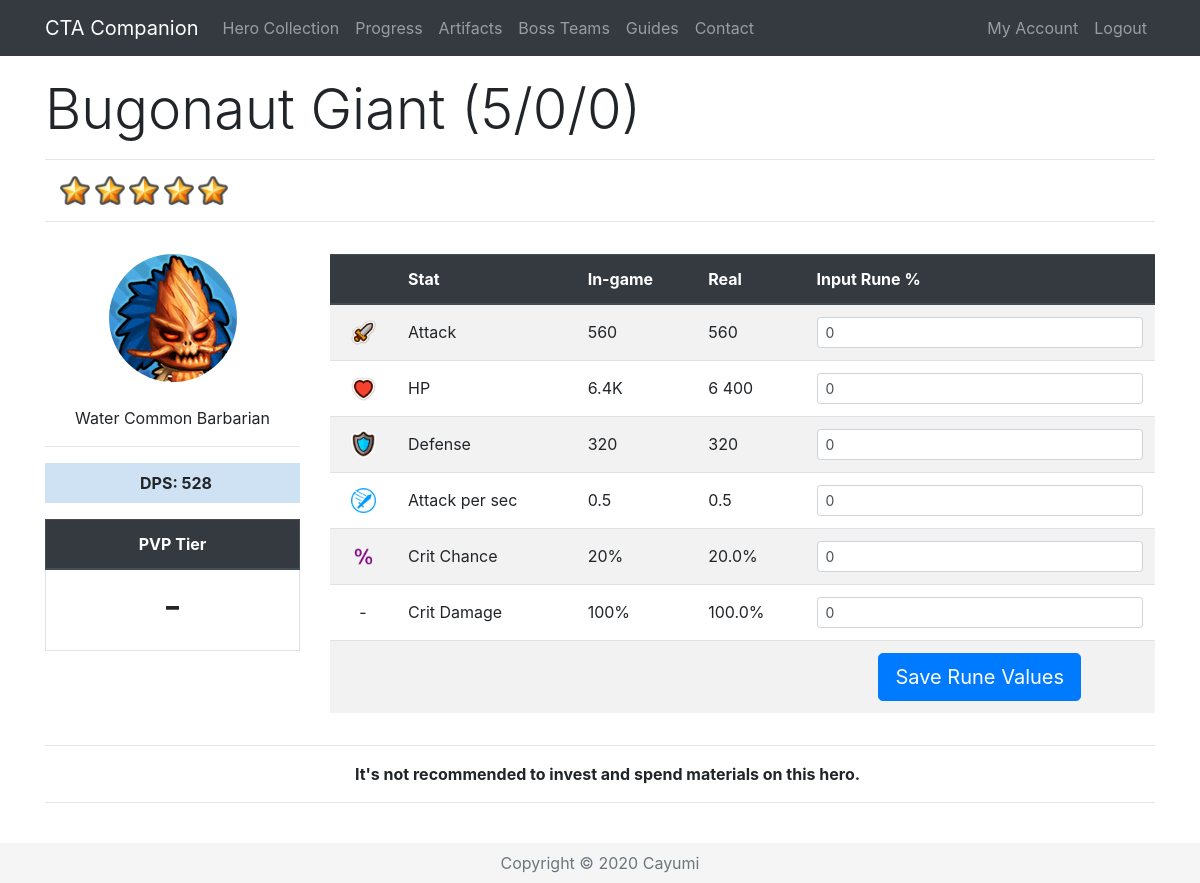
Page /Hero/606 (signed in) on the committed database.
### app/models.py (models this page shows, shortened)
class Base(db.Model):
    id = db.Column(db.Integer, primary_key=True)
    name = db.Column(db.String(32), index=True, unique=True)
    nameSafe = db.Column(db.String(32), index=True, unique=True)
    job = db.Column(db.String(16), index=True)
    rarity = db.Column(db.String(16), index=True)
    element = db.Column(db.String(16), index=True)
    gender = db.Column(db.String(16), index=True)
    crusher = db.Column(db.Integer, index=True)
    fly = db.Column(db.Integer, index=True)
    blitz = db.Column(db.Integer, index=True)
    atk = db.Column(db.Integer, index=True)
    hp = db.Column(db.Integer, index=True)
    defense = db.Column(db.Integer, index=True)
    crit = db.Column(db.Integer, index=True)
    critDmg = db.Column(db.Integer, index=True)
    movespeed = db.Column(db.Integer, index=True)
    aps = db.Column(db.Integer, index=True)
    arange = db.Column(db.Integer, index=True)
    resistance = db.Column(db.Integer, index=True)
    frenzy = db.Column(db.Integer, index=True)
    dodge = db.Column(db.Integer, index=True)
    stun = db.Column(db.Integer, index=True)
    stunTime = db.Column(db.Integer, index=True)
    aoe = db.Column(db.Integer, index=True)
    ult = db.Column(db.Integer, index=True)
    kshp = db.Column(db.Integer, index=True)
    gold = db.Column(db.Integer, index=True)
    freeze = db.Column(db.Integer, index=True)
    freezeTime = db.Column(db.Integer, index=True)
    freezeDmg = db.Column(db.Integer, index=True)
    burn = db.Column(db.Integer, index=True)
    burnTime = db.Column(db.Integer, index=True)
    burnDmg = db.Column(db.Integer, index=True)
    poison = db.Column(db.Integer, index=True)
    poisonTime = db.Column(db.Integer, index=True)
    poisonDmg = db.Column(db.Integer, index=True)
    sp2 = db.Column(db.Integer, index=True)
    sp2num = db.Column(db.Integer, index=True)
    buffElement = db.Column(db.String(16), index=True)
    buffType = db.Column(db.Integer, index=True)
    buffStat = db.Column(db.String(16), index=True)
    buff = db.Column(db.Integer, index=True)
    heroes = db.relationship('Hero', backref='baseStats', lazy='dynamic')

class Hero(db.Model):
    id = db.Column(db.Integer, primary_key=True)
    level = db.Column(db.Integer, index=True)
    awaken = db.Column(db.Integer, index=True)
    wpn = db.Column(db.Integer, index=True)
    medals = db.Column(db.Integer, index=True)
    runedAtk = db.Column(db.Integer, index=True)
    runedHp = db.Column(db.Integer, index=True)
    runedDef = db.Column(db.Integer, index=True)
    runedAps = db.Column(db.Integer, index=True)
    runedCrit = db.Column(db.Integer, index=True)
    runedCritDmg = db.Column(db.Integer, index=True)
    user_id = db.Column(db.Integer, db.ForeignKey('user.id'))
    base_id = db.Column(db.Integer, db.ForeignKey('base.id'))
    def displayStat(self, stat):
        if stat < 1000:
            return str(int(round(stat, 0)))
        elif stat > 1000000:
            return str(round(stat/1000000, 2))+"M"
        else:
            return str(round(stat/1000, 2))+"K"
    def displayOther(self, x):
        return '{:,}'.format(x).replace(',', ' ')
    def atk(self):
        runedAttack = self.runedAtk
        base = self.baseStats.atk
        level = self.level
        awaken = self.awaken
        atk = int(base * (2 ** (level - 1)) * (1.5 ** awaken))
        runedAtk = atk + (atk * (runedAttack / 100))
        return int(runedAtk)
    def raidAtk(self, art, buff):
        runedAttack = self.runedAtk
        base = self.baseStats.atk
        level = self.level
        awaken = self.awaken
        atk = base * (2 ** (level - 1)) * (1.5 ** awaken)
        runedAtk = (atk + (atk * ((runedAttack+art) / 100))) * self.baseStats.crusher + atk * buff / 100
        return runedAtk
    def hp(self):
        runedHP = self.runedHp
        base = self.baseStats.hp
        level = self.level
        awaken = self.awaken
        hp = int(base * (2 ** (level - 1)) * (1.5 ** awaken))
        runedHP = hp + (hp * (runedHP / 100))
        return int(runedHP)
    def defense(self):
        runedDef = self.runedDef
        base = self.baseStats.defense
        level = self.level
        awaken = self.awaken
        defense = int(base * (2 ** (level - 1)) * (1.5 ** awaken))
        runedDef = defense + (defense * (runedDef / 100))
        return int(runedDef)
    def aps(self):
        runedAps = self.runedAps
        base = self.baseStats.aps
        runedAps = base + (base * (runedAps / 100))
        return runedAps
    def crit(self):
        runedCrit = self.runedCrit
        base = self.baseStats.crit
        return (base + runedCrit)/100
    def critDmg(self):
        runedDmg = self.runedCritDmg
        base = self.baseStats.critDmg
        return (base + runedDmg)/100
    def dpsSP2(self):
        sp2 = self.baseStats.sp2
        sp2num = self.baseStats.sp2num
        atk = self.atk()
        aps = self.aps()
        crit = self.crit()
        critDmg = self.critDmg()
        dps = ((atk * aps * (1-crit)) + (atk * aps * crit * (1+critDmg))) * (6 + sp2 * sp2num)/7
        dps = int(round(dps))
        return '{:,}'.format(dps).replace(',', ' ')

### app/routes.py (the view, shortened to what this page needs)
@app.route('/Hero/<heroid>', methods=["GET", "POST"])
@login_required
def hero(heroid):
    user = User.query.join(Hero).filter(Hero.id == heroid)
    selectedHero = Hero.query.get(heroid)
    if request.method == "GET":
        return render_template('hero.html', selectedHero=selectedHero, title=selectedHero.baseStats.name, user=user,
                               heroDict=heroDict)

### app/templates/hero.html (shortened to what this page needs)
{% extends "base.html" %}
{% block content %}
{% if user[0] == current_user %}
{% set current = selectedHero.baseStats.nameSafe %}
 <div class="row pt-3">
    <div class="col-lg-12">
      <h1 class="display-4">{{ selectedHero.baseStats.name }} ({{ selectedHero.level }}/{{ selectedHero.awaken }}/{{ selectedHero.wpn }}) </h1>
      <hr>
        {% if selectedHero.level > 0 %}
      <p class="instructions">
          {%for i in range(selectedHero.level - selectedHero.awaken) %}
          <img src="{{ url_for('static', filename='star.png') }}" width="30" alt="Star">
          {% endfor %}
      </p>
        {% else %}
        <p class="instruction">You have not unlocked this hero.</p>
        {% endif %}
      <hr>
    </div>
 </div>
  <div class="row align-middle">
    <div class="col-lg-3 text-center align-middle pt-3">
        <img class="img-fluid rounded-circle" src="/static/{{selectedHero.baseStats.nameSafe}}.png" alt="{{selectedHero.baseStats.name}}"><br><br>
        {{ selectedHero.baseStats.element }} {{ selectedHero.baseStats.rarity }} {{ selectedHero.baseStats.job }}<hr>
        {% if selectedHero.level > 0 %}
        <p class="instructions {{selectedHero.baseStats.element}}{{selectedHero.baseStats.rarity}}"><b>DPS: {{ selectedHero.dpsSP2() }}</b></p>
        {% else %}
        <p class="instructions {{selectedHero.baseStats.element}}{{selectedHero.baseStats.rarity}}">Hero not collected</p>
        {% endif %}
        <table class="table table-bordered">
        <thead class="thead-dark">
        <tr>
            <th colspan="2">PVP Tier</th>
        </tr>
        </thead>
        <tr>
            <td><h1>
                {% if heroDict[current] %}
                {{ heroDict[current][4] }}
                {% else %}
                -
                {% endif %}
            </h1>
            </td>
        </tr>
    </table>
      </div>
      <div class="col lg-9 pt-3">
<form action="/Hero/{{ selectedHero.id }}" method="post" novalidate>
 <table class="table table-striped">
     <thead class="thead-dark">
          <tr>
              <th>&nbsp;</th>
              <th>Stat</th>
              <th>{% if selectedHero.level > 0 %}In-game{% else %}Base stat{% endif %}</th>
              <th>Real</th>
              <th>Input Rune %</th>
          </tr>
          </thead>
              <tr class="text-left">
                  <td class="align-middle text-center"><img src="{{ url_for('static', filename='atk.png') }}" width="25" alt="Attack"></td>
                  <td class="align-middle">Attack</td>
                  {% if selectedHero.level > 0 %}
                  <td class="align-middle">{{ selectedHero.displayStat(selectedHero.atk()) }}</td>
                  <td class="align-middle">{{ selectedHero.displayOther(selectedHero.atk()) }}</td>
                  <td><input type="text" maxlength="10" class="form-control form-control-sm" id="{{ selectedHero.id }}runedAtk" value="{{ selectedHero.runedAtk }}" name="{{ selectedHero.id }}runedAtk"></td>
                  {% else %}
                  <td class="align-middle">{{ selectedHero.baseStats.atk }}</td>
                  <td class="align-middle">-</td>
                  <td><input type="text" maxlength="10" class="form-control form-control-sm" disabled></td>
                  {% endif %}
              </tr>
              <tr class="text-left">
                  <td class="align-middle text-center"><img src="{{ url_for('static', filename='hp.png') }}" width="25" alt="HP"></td>
                  <td class="align-middle">HP</td>
                  {% if selectedHero.level > 0 %}
                  <td class="align-middle">{{ selectedHero.displayStat(selectedHero.hp()) }}</td>
                  <td class="align-middle">{{ selectedHero.displayOther(selectedHero.hp()) }}</td>
                  <td><input type="text" maxlength="10" class="form-control form-control-sm" id="{{ selectedHero.id }}runedHp" value="{{ selectedHero.runedHp }}" name="{{ selectedHero.id }}runedHp" onkeypress="return isNumber9(event)"></td>
                  {% else %}
                  <td class="align-middle">{{ selectedHero.baseStats.hp }}</td>
                  <td class="align-middle">-</td>
                  <td><input type="text" maxlength="10" class="form-control form-control-sm" disabled></td>
                  {% endif %}
              </tr>
              <tr class="text-left">
                  <td class="align-middle text-center"><img src="{{ url_for('static', filename='def.png') }}" width="25" alt="Defense"></td>
                  <td class="align-middle">Defense</td>
                  {% if selectedHero.level > 0 %}
                  <td class="align-middle">{{ selectedHero.displayStat(selectedHero.defense()) }}</td>
                  <td class="align-middle">{{ selectedHero.defense() }}</td>
                  <td><input type="text" maxlength="10" class="form-control form-control-sm" id="{{ selectedHero.id }}runedDef" value="{{ selectedHero.runedDef }}" name="{{ selectedHero.id }}runedDef" onkeypress="return isNumber9(event)"></td>
                  {% else %}
                  <td class="align-middle">{{ selectedHero.baseStats.defense }}</td>
                  <td class="align-middle">-</td>
                  <td><input type="text" maxlength="10" class="form-control form-control-sm" disabled></td>
                  {% endif %}
              </tr>
              <tr class="text-left">
                  <td class="align-middle text-center"><img src="{{ url_for('static', filename='aps.png') }}" width="25" alt="APS"></td>
                  <td class="align-middle">Attack per sec</td>
                  {% if selectedHero.level > 0 %}
                  <td class="align-middle">{{ selectedHero.aps()|round(2, 'common' ) }}</td>
                  <td class="align-middle">{{ selectedHero.aps() }}</td>
                  <td><input type="text" maxlength="10" class="form-control form-control-sm" id="{{ selectedHero.id }}runedAps" value="{{ selectedHero.runedAps }}" name="{{ selectedHero.id }}runedAps" onkeypress="return isNumber9(event)"></td>
                  {% else %}
                  <td class="align-middle">{{ selectedHero.baseStats.aps }}</td>
                  <td class="align-middle">-</td>
                  <td><input type="text" maxlength="10" class="form-control form-control-sm" disabled></td>
                  {% endif %}
              </tr>
                <tr class="text-left">
                  <td class="align-middle text-center"><img src="{{ url_for('static', filename='crit.png') }}" width="25" alt="Crit Chance"></td>
                  <td class="align-middle">Crit Chance</td>
                  {% if selectedHero.level > 0 %}
                  <td class="align-middle">{{ (selectedHero.crit()*100)|round|int }}%</td>
                  <td class="align-middle">{{ selectedHero.crit()*100 }}% </td>
                  <td><input type="text" maxlength="10" class="form-control form-control-sm" id="{{ selectedHero.id }}runedCrit" value="{{ selectedHero.runedCrit }}" name="{{ selectedHero.id }}runedCrit" onkeypress="return isNumber9(event)"></td>
                  {% else %}
                  <td class="align-middle">{{ selectedHero.baseStats.crit }}%</td>
                  <td class="align-middle">-</td>
                  <td><input type="text" maxlength="10" class="form-control form-control-sm" disabled></td>
                  {% endif %}
                </tr>
              <tr class="text-left">
                  <td class="align-middle text-center">-</td>
                  <td class="align-middle">Crit Damage</td>
                  {% if selectedHero.level > 0 %}
                  <td class="align-middle">{{ ((selectedHero.critDmg())*100)|round|int }}%</td>
                  <td class="align-middle">{{ (selectedHero.critDmg()*100)|round(2, 'common') }}%</td>
                  <td><input type="text" maxlength="10" class="form-control form-control-sm" id="{{ selectedHero.id }}runedCritDmg" value="{{ selectedHero.runedCritDmg }}" name="{{ selectedHero.id }}runedCritDmg" onkeypress="return isNumber9(event)"></td>
                  {% else %}
                  <td class="align-middle">{{ selectedHero.baseStats.critDmg }}%</td>
                  <td class="align-middle">-</td>
                  <td><input type="text" maxlength="10" class="form-control form-control-sm" disabled></td>
                  {% endif %}
              </tr>
     <tr class="text-center">
                  <td>&nbsp;</td>
                  <td>&nbsp;</td>
                  <td>&nbsp;</td>
                  <td>&nbsp;</td>
                  {% if selectedHero.level > 0 %}
                  <td><button class="btn btn-primary btn-lg" type="submit">Save Rune Values</button></td>
                  {% else %}
                  <td><button class="btn btn-primary btn-lg" type="submit" disabled>Save Rune Values</button></td>
                  {% endif %}
              </tr>
          </table>
</form>
    </div>
      </div>
{% if heroDict[current] %}
<div class="row">
    <div class="col-lg-12 text-center">
        <hr>
        <p class="instructions">{{ heroDict[current][5] }}</p>
        <hr>
    </div>
</div>
<div class="row">
    <div class="col-lg-12 text-center">
      <table class="table table-bordered">
          <thead class="thead-dark">
          <tr>
              <th colspan="5">How to rune</th>
          </tr>
          </thead>
          <tr class="table-secondary align-middle">
              <td>&nbsp;</td>
              <td width="18%">Rune Set</td>
              <td>Primary</td>
              <td>Secondary</td>
              <td>Notes</td>
          </tr>
          <tr class="align-middle">
              <td class="align-middle">PVP</td>
              <td class="align-middle">
                  {% for i in heroDict[current][0] %}
                  <img class="img-fluid" src="/static/{{i}}.png" alt="{{i}}" name="{{i}}" width="25">
                  {% endfor %}
              </td>
              <td class="align-middle">{{ heroDict[current][1] }}</td>
              <td class="align-middle">{{ heroDict[current][2] }}</td>
              <td class="align-middle">{{ heroDict[current][3] }}</td>
          </tr>
{% if heroDict[current][6] %}
            <tr>
              <td class="align-middle">PVE</td>
              <td class="align-middle">
                  {% for i in heroDict[current][6] %}
                  <img class="img-fluid" src="/static/{{i}}.png" alt="{{i}}" name="{{i}}" width="25">
                  {% endfor %}
              </td>
              <td class="align-middle">{{ heroDict[current][7] }}</td>
              <td class="align-middle">{{ heroDict[current][8] }}</td>
              <td class="align-middle">{{ heroDict[current][9] }}</td>
          </tr>
{% endif %}
      </table>
    </div>
</div>
{% else %}
<div class="row">
    <div class="col-lg-12 text-center">
        <hr>
        <p class="instructions"><b>It's not recommended to invest and spend materials on this hero.</b></p>
        <hr>
    </div>
</div>
{% endif %}
<br>
{% endif %}
{% endblock %}

### rows in the picture
Base: baseStats.name "Bugonaut Giant", baseStats.nameSafe (picture), baseStats.element "Water", baseStats.rarity "Common", baseStats.job "Barbarian", dpsSP2 "528"
Hero: level "5", awaken "0", wpn "0", displayStat "560", displayOther "560", runedAtk "0", displayStat "6.4K", displayOther "6 400", runedHp "0", displayStat "320", defense "320", runedDef "0", aps "0.5", runedAps "0", (selectedHero.crit()*100)|round|int "20", selectedHero.crit()*100 "20.0", runedCrit "0", ((selectedHero.critDmg())*100)|round|int "100", (selectedHero.critDmg()*100)|round(2,'common') "100.0", runedCritDmg "0"
